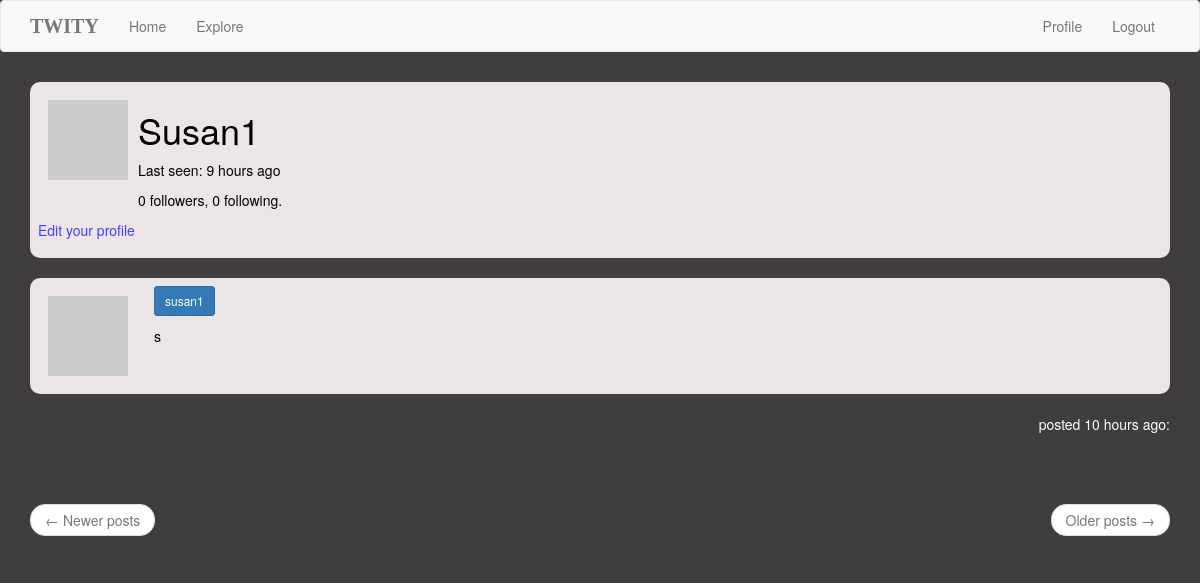
The page /user/susan1 (signed in) on the database as committed earlier.
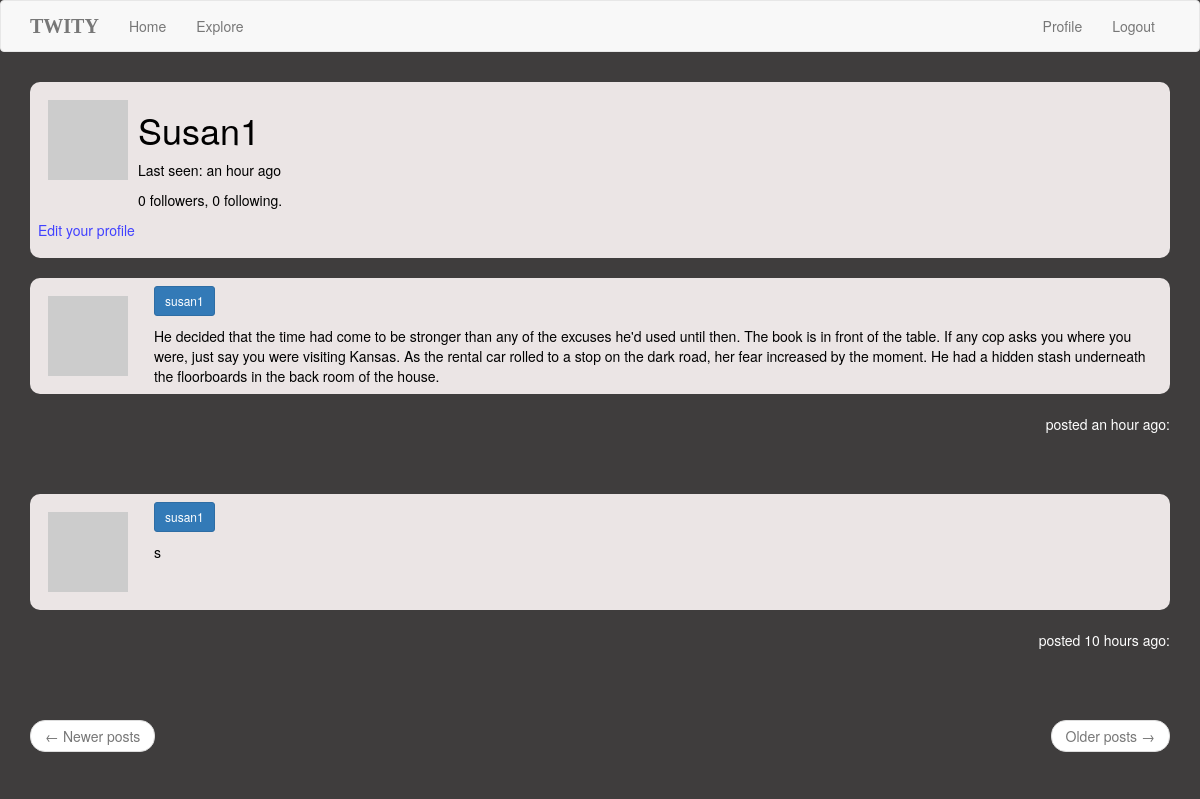
The same page on the database as committed later.
### app/models.py (models this page shows, shortened)
class User(UserMixin, db.Model):
    id = db.Column(db.Integer, primary_key=True)
    username = db.Column(db.String(64), index=True, unique=True)
    email = db.Column(db.String(120), index=True, unique=True)
    password_hash = db.Column(db.String(128))
    posts = db.relationship('Post', backref='author', lazy='dynamic')
    about_me = db.Column(db.String(140))
    last_seen = db.Column(db.DateTime, default=datetime.utcnow)
    followed = db.relationship(
        'User', secondary=followers,
        primaryjoin=(followers.c.follower_id == id),
        secondaryjoin=(followers.c.followed_id == id),
        backref=db.backref('followers', lazy='dynamic'), lazy='dynamic')
    def avatar(self, size):
        digest = md5(self.email.lower().encode('utf-8')).hexdigest()
        return 'https://www.gravatar.com/avatar/{}?d=identicon&s={}'.format(
            digest, size)

class Post(db.Model):
    id = db.Column(db.Integer, primary_key=True)
    body = db.Column(db.String(140))
    timestamp = db.Column(db.DateTime, index=True, default=datetime.utcnow)
    user_id = db.Column(db.Integer, db.ForeignKey('user.id'))

### app/routes.py (the view)
@app.route('/user/<username>')
@login_required
def user(username):
    user = User.query.filter_by(username=username).first_or_404()
    page = request.args.get('page', 1, type=int)
    posts = user.posts.order_by(Post.timestamp.desc()).paginate(
        page, app.config['POSTS_PER_PAGE'], False)
    next_url = url_for('user', username=user.username, page=posts.next_num) \
        if posts.has_next else None
    prev_url = url_for('user', username=user.username, page=posts.prev_num) \
        if posts.has_prev else None
    return render_template('user.html', user=user, posts=posts.items,
                           next_url=next_url, prev_url=prev_url)

### app/models.py (called while the page is built)
@login.user_loader
def load_user(id):
    return User.query.get(int(id))

### app/routes.py (called while the page is built)
@app.before_request
def before_request():
    if current_user.is_authenticated:
        current_user.last_seen = datetime.utcnow()
        db.session.commit()

### app/templates/user.html (shortened to what this page needs)
{% extends "base.html" %}
{% block app_content %}
    <table class="table">
        <tr>
            <td>
                <img src="{{ user.avatar(236) }}">
                <h1>{{ user.username }}</h1>
                {% if user.last_seen %}<p>Last seen: {{moment(user.last_seen).fromNow()}}</p>{% endif %}
                <p>{{ user.followers.count() }} followers, {{ user.followed.count() }} following.</p>
                {% if user == current_user %}
                <p><a href="{{ url_for('edit_profile') }}">Edit your profile</a></p>
                {% elif not current_user.is_following(user) %}
                <p><a href="{{ url_for('follow', username=user.username) }}">Follow</a></p>
                {% else %}
                <p><a href="{{ url_for('unfollow', username=user.username) }}">Unfollow</a></p>
                {% endif %}
            </td>
        </tr>
    </table>
    {% for post in posts %}
        {% include '_post.html' %}
    {% endfor %}
    <nav aria-label="...">
        <ul class="pager">
            <li class="previous{% if not prev_url %} disabled{% endif %}">
                <a href="{{ prev_url or '#' }}">
                    <span aria-hidden="true">&larr;</span> Newer posts
                </a>
            </li>
            <li class="next{% if not next_url %} disabled{% endif %}">
                <a href="{{ next_url or '#' }}">
                    Older posts <span aria-hidden="true">&rarr;</span>
                </a>
            </li>
        </ul>
    </nav>
{% endblock %}

### app/templates/base.html (shortened to what this page needs)
{% extends 'bootstrap/base.html' %}
{% block html_attribs %} lang="en"{% endblock %}
{% block styles %}
{{super()}}
<link rel="stylesheet"
      href="{{url_for('.static', filename='mystyle.css')}}">
{% endblock %}
{% block navbar %}
    <nav class="navbar navbar-default">
        <div class="container">
            <div class="navbar-header">
                <a class="navbar-brand" href="{{ url_for('index') }}">twity </a>
            </div>
            <div class="collapse navbar-collapse" id="bs-example-navbar-collapse-1">
                <ul class="nav navbar-nav">
                    <li><a href="{{ url_for('index') }}">Home</a></li>
                    <li><a href="{{ url_for('explore') }}">Explore</a></li>
                </ul>
                <ul class="nav navbar-nav navbar-right">
                    {% if current_user.is_anonymous %}
                    <li><a href="{{ url_for('login') }}">Login</a></li>
                    {% else %}
                    <li><a href="{{ url_for('user', username=current_user.username) }}">Profile</a></li>
                    <li><a href="{{ url_for('logout') }}">Logout</a></li>
                    {% endif %}
                </ul>
            </div>
        </div>
    </nav>
{% endblock %}
{% block content %}
    <div class="container">
        {% block app_content %}{% endblock %}
    </div>
{% endblock %}

### app/templates/_post.html (shortened to what this page needs)
    <table class="table">
        <tr>
            <td width="70px" class="data">
                <a href="{{ url_for('user', username=post.author.username) }}">
                    <img src="{{ post.author.avatar(70) }}" />
                </a>
            </td>
            <td>
                <span class="user_popup">
                <a class="btn btn-primary btn-sm" href="{{ url_for('user', username=post.author.username) }}">
                    {{ post.author.username }}
                </a>
                </span>
                <br>
                {{ post.body }}
            </td>
        </tr>
    </table>
    <p style="text-align:right">posted {{ moment(post.timestamp).fromNow() }}:</p>

### app/static/mystyle.css (style rules this page uses)
html body { background-color: #3f3d3d; background-repeat: no-repeat; color: white; Opacity: 100; }
.navbar-brand { color: white; font-size: 20px; font-family: "Times New Roman", Times, serif; font-weight: bold; text-transform: uppercase; }
table { background-color: rgb(235, 229, 229); color: black; -moz-border-radius:10px; -webkit-border-radius:10px; border-radius:10px; margin-top: 10px; border-style: hidden; }
table tr:last-child td:first-child { border-bottom-left-radius: 10px; }
table tr:last-child td:last-child { border-bottom-right-radius: 10px; }
a { color: rgb(65, 65, 255); text-decoration: none; }
a:link { text-decoration: none; }
img { float: left; margin: 10px; }
h1 { text-transform: capitalize; }
.btn-sm { margin-bottom: 10px; margin-right: 10px; border-radius: 10; }

Rows that differ between the two databases and show on the page:
changed User "Susan1": last_seen "9 hours ago" → "an hour ago"
added Post: author.username "susan1", body "He decided that the time had come to be stronger than any of the excuses he'd used until then. The book is in front of the table. If any cop asks you where you were, just say you were visiting Kansas. As the rental car rolled to a stop on the dark road, her fear increased by the moment. He had a hidden stash underneath the floorboards in the back room of the house.", timestamp "an hour ago"
